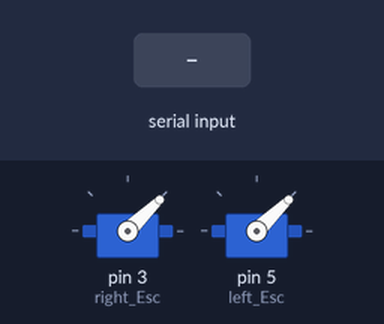
Bench run of a sketch on a simulated Arduino Uno, built with avr-gcc and run on an emulated ATmega328P. Parts: 2 × servo. Inputs (shaded band) come from the test bench.

Above: at 8.2 s.
8.3 s: "A" received over Serial
Timing chart, 0 to 11.3 s (numbered marks = the images above; inputs shaded):
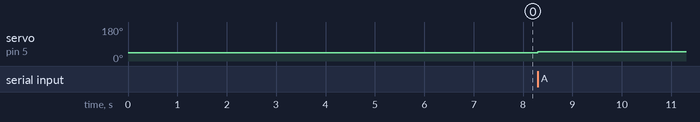

Measured:
- after the input at 8.3 s, servo on pin 5 (left_Esc): 44° → 50° at once

The sketch:

ClosedLoop.ino
```cpp
#include <Servo.h>
Servo right_Esc;
Servo left_Esc;
float loopDuration, time, prevDuration;
float u, leftSignal, rightSignal, e, prev_e;
float integralVal=0;
double throttle=1030 ;

void setup() {
  Serial.begin(115200);
  right_Esc.attach(3);
  left_Esc.attach(5);
  time = millis();
  left_Esc.writeMicroseconds(1000);
  right_Esc.writeMicroseconds(1000);
  delay(7000);
  }

void loop() {
    if (Serial.available() > 0) {
    char num = Serial.read();
    if(num=='A')
    {
      left_Esc.writeMicroseconds(1060);
      delay(3000);
    }
    if(num == 'B')
    {
      right_Esc.writeMicroseconds(1060);
      delay(3000);
    }
    //left_Esc.writeMicroseconds(1060);
    //right_Esc.writeMicroseconds(1065);
   delay(2000);
}
}
```
